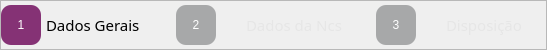
           <widget class="QFrame" name="frame_4">
            <property name="minimumSize">
             <size>
              <width>0</width>
              <height>50</height>
             </size>
            </property>
            <property name="maximumSize">
             <size>
              <width>16777215</width>
              <height>50</height>
             </size>
            </property>
            <property name="styleSheet">
             <string notr="true"/>
            </property>
            <property name="frameShape">
             <enum>QFrame::StyledPanel</enum>
            </property>
            <property name="frameShadow">
             <enum>QFrame::Raised</enum>
            </property>
            <layout class="QHBoxLayout" name="horizontalLayout_5">
             <property name="spacing">
              <number>30</number>
             </property>
             <property name="leftMargin">
              <number>0</number>
             </property>
             <property name="topMargin">
              <number>0</number>
             </property>
             <property name="rightMargin">
              <number>0</number>
             </property>
             <property name="bottomMargin">
              <number>0</number>
             </property>
             <item>
              <layout class="QHBoxLayout" name="horizontalLayout_2">
               <property name="spacing">
                <number>5</number>
               </property>
               <item>
                <widget class="QLabel" name="label_2">
                 <property name="minimumSize">
                  <size>
                   <width>40</width>
                   <height>40</height>
                  </size>
                 </property>
                 <property name="maximumSize">
                  <size>
                   <width>40</width>
                   <height>40</height>
                  </size>
                 </property>
                 <property name="styleSheet">
                  <string notr="true">QLabel {
	background-color: #853275;
	color: #fff;
	border-radius: 10%;
	font: 10pt &quot;KonsensLight&quot; bold;
}</string>
                 </property>
                 <property name="text">
                  <string>1</string>
                 </property>
                 <property name="alignment">
                  <set>Qt::AlignCenter</set>
                 </property>
                </widget>
               </item>
               <item>
                <widget class="QLabel" name="label_8">
                 <property name="minimumSize">
                  <size>
                   <width>100</width>
                   <height>0</height>
                  </size>
                 </property>
                 <property name="maximumSize">
                  <size>
                   <width>100</width>
                   <height>16777215</height>
                  </size>
                 </property>
                 <property name="font">
                  <font>
                   <family>KonsensRegular</family>
                   <pointsize>11</pointsize>
                  </font>
                 </property>
                 <property name="text">
                  <string>Dados Gerais</string>
                 </property>
                </widget>
               </item>
              </layout>
             </item>
             <item>
              <layout class="QHBoxLayout" name="horizontalLayout_3">
               <item>
                <widget class="QLabel" name="label_6">
                 <property name="minimumSize">
                  <size>
                   <width>40</width>
                   <height>40</height>
                  </size>
                 </property>
                 <property name="maximumSize">
                  <size>
                   <width>40</width>
                   <height>40</height>
                  </size>
                 </property>
                 <property name="styleSheet">
                  <string notr="true">background-color: #A7A8A9;
color: #fff;
border-radius: 10%;
font: 10pt &quot;KonsensLight&quot; bold;</string>
                 </property>
                 <property name="text">
                  <string>2</string>
                 </property>
                 <property name="alignment">
                  <set>Qt::AlignCenter</set>
                 </property>
                </widget>
               </item>
               <item>
                <widget class="QLabel" name="label_9">
                 <property name="minimumSize">
                  <size>
                   <width>100</width>
                   <height>0</height>
                  </size>
                 </property>
                 <property name="maximumSize">
                  <size>
                   <width>100</width>
                   <height>16777215</height>
                  </size>
                 </property>
                 <property name="font">
                  <font>
                   <family>KonsensRegular</family>
                   <pointsize>11</pointsize>
                  </font>
                 </property>
                 <property name="styleSheet">
                  <string notr="true">color: #e6e6e6;</string>
                 </property>
                 <property name="text">
                  <string>Dados da Ncs</string>
                 </property>
                </widget>
               </item>
              </layout>
             </item>
             <item>
              <layout class="QHBoxLayout" name="horizontalLayout_4">
               <item>
                <widget class="QLabel" name="label_7">
                 <property name="minimumSize">
                  <size>
                   <width>40</width>
                   <height>40</height>
                  </size>
                 </property>
                 <property name="maximumSize">
                  <size>
                   <width>40</width>
                   <height>40</height>
                  </size>
                 </property>
                 <property name="styleSheet">
                  <string notr="true">background-color: #A7A8A9;
color: #fff;
border-radius: 10%;
font: 10pt &quot;KonsensLight&quot; bold;</string>
                 </property>
                 <property name="text">
                  <string>3</string>
                 </property>
                 <property name="alignment">
                  <set>Qt::AlignCenter</set>
                 </property>
                </widget>
               </item>
               <item>
                <widget class="QLabel" name="label_10">
                 <property name="minimumSize">
                  <size>
                   <width>100</width>
                   <height>0</height>
                  </size>
                 </property>
                 <property name="maximumSize">
                  <size>
                   <width>100</width>
                   <height>16777215</height>
                  </size>
                 </property>
                 <property name="font">
                  <font>
                   <family>KonsensRegular</family>
                   <pointsize>11</pointsize>
                  </font>
                 </property>
                 <property name="styleSheet">
                  <string notr="true">color: #e6e6e6;</string>
                 </property>
                 <property name="text">
                  <string>Disposição</string>
                 </property>
                </widget>
               </item>
              </layout>
             </item>
            </layout>
           </widget>
